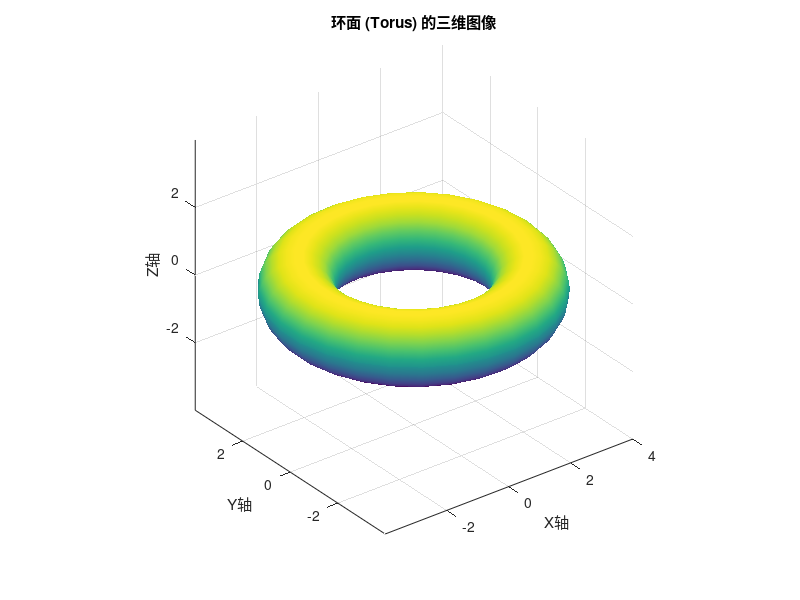

Source code (MATLAB):
% 定义参数  
R = 3; % 大半径  
r = 1; % 小半径  

% 生成角度网格  
theta = linspace(0, 2*pi, 30); % θ 的范围  
phi = linspace(0, 2*pi, 30); % φ 的范围  
[Theta, Phi] = meshgrid(theta, phi); % 生成网格  

% 计算 x, y, z 坐标  
X = (R + r * cos(Theta)) .* cos(Phi);  
Y = (R + r * cos(Theta)) .* sin(Phi);  
Z = r * sin(Theta);  

% 绘制三维图像  
figure; % 创建新图形窗口  
surf(X, Y, Z); % 使用 surf 函数绘制  
shading interp; % 插值着色，使得表面更光滑  
axis equal; % 使轴比例相等  
xlabel('X轴'); % X轴标签  
ylabel('Y轴'); % Y轴标签  
zlabel('Z轴'); % Z轴标签  
title('环面 (Torus) 的三维图像'); % 图标题  
grid on; % 网格开启 